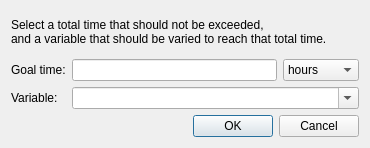
<ui version="4.0" >
 <class>GoalInputDialog</class>
 <widget class="QDialog" name="GoalInputDialog" >
  <property name="geometry" >
   <rect>
    <x>0</x>
    <y>0</y>
    <width>370</width>
    <height>148</height>
   </rect>
  </property>
  <property name="windowTitle" >
   <string>Select goal parameters</string>
  </property>
  <layout class="QGridLayout" name="gridLayout" >
   <item row="0" column="0" colspan="3" >
    <widget class="QLabel" name="label_3" >
     <property name="text" >
      <string>Select a total time that should not be exceeded,
and a variable that should be varied to reach that total time.</string>
     </property>
    </widget>
   </item>
   <item row="1" column="0" >
    <widget class="QLabel" name="label_2" >
     <property name="text" >
      <string>Goal time:</string>
     </property>
    </widget>
   </item>
   <item row="1" column="1" >
    <widget class="QLineEdit" name="goalTime" />
   </item>
   <item row="1" column="2" >
    <widget class="QComboBox" name="goalTimeUnit" >
     <property name="currentIndex" >
      <number>1</number>
     </property>
     <item>
      <property name="text" >
       <string>seconds</string>
      </property>
     </item>
     <item>
      <property name="text" >
       <string>hours</string>
      </property>
     </item>
     <item>
      <property name="text" >
       <string>days</string>
      </property>
     </item>
    </widget>
   </item>
   <item row="2" column="0" >
    <widget class="QLabel" name="label" >
     <property name="text" >
      <string>Variable:</string>
     </property>
    </widget>
   </item>
   <item row="2" column="1" colspan="2" >
    <widget class="QComboBox" name="goalVar" >
     <property name="editable" >
      <bool>true</bool>
     </property>
    </widget>
   </item>
   <item row="3" column="0" colspan="3" >
    <widget class="QDialogButtonBox" name="buttonBox" >
     <property name="orientation" >
      <enum>Qt::Horizontal</enum>
     </property>
     <property name="standardButtons" >
      <set>QDialogButtonBox::Cancel|QDialogButtonBox::Ok</set>
     </property>
    </widget>
   </item>
  </layout>
 </widget>
 <tabstops>
  <tabstop>buttonBox</tabstop>
 </tabstops>
 <resources/>
 <connections>
  <connection>
   <sender>buttonBox</sender>
   <signal>accepted()</signal>
   <receiver>GoalInputDialog</receiver>
   <slot>accept()</slot>
   <hints>
    <hint type="sourcelabel" >
     <x>248</x>
     <y>254</y>
    </hint>
    <hint type="destinationlabel" >
     <x>157</x>
     <y>274</y>
    </hint>
   </hints>
  </connection>
  <connection>
   <sender>buttonBox</sender>
   <signal>rejected()</signal>
   <receiver>GoalInputDialog</receiver>
   <slot>reject()</slot>
   <hints>
    <hint type="sourcelabel" >
     <x>316</x>
     <y>260</y>
    </hint>
    <hint type="destinationlabel" >
     <x>286</x>
     <y>274</y>
    </hint>
   </hints>
  </connection>
 </connections>
</ui>
